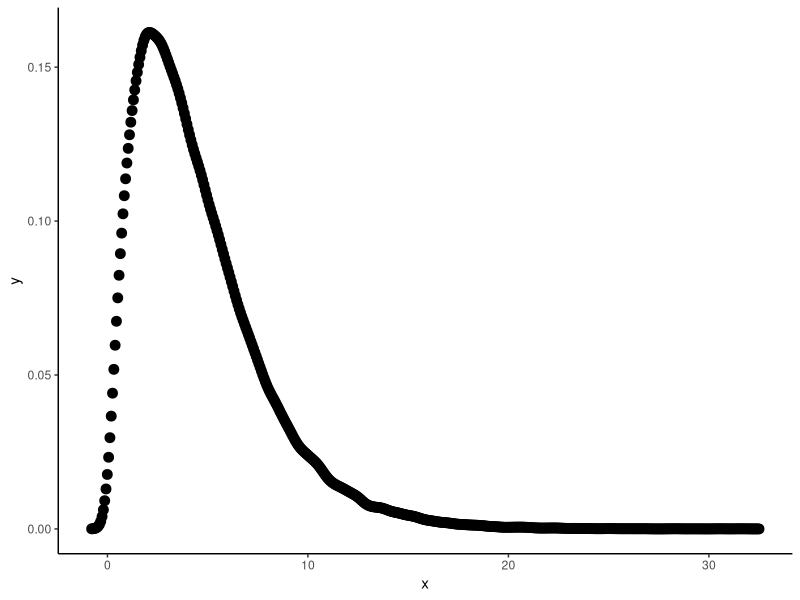
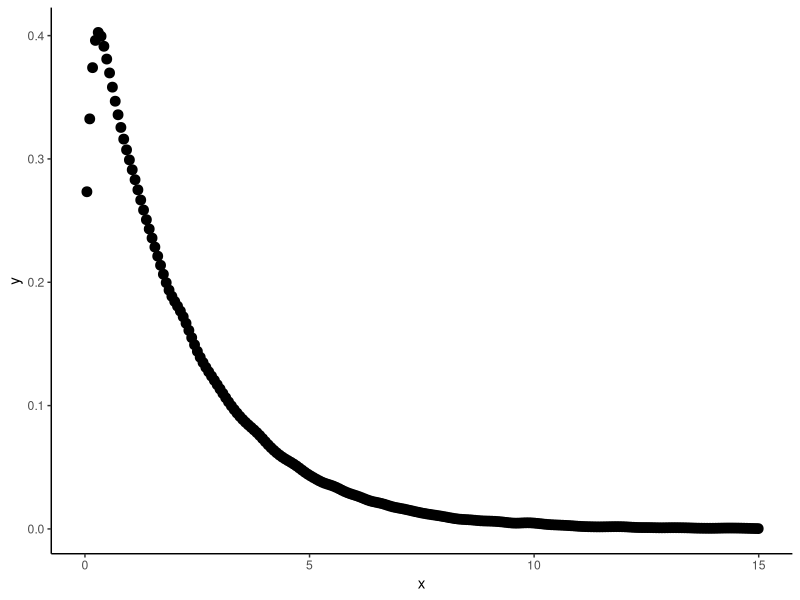
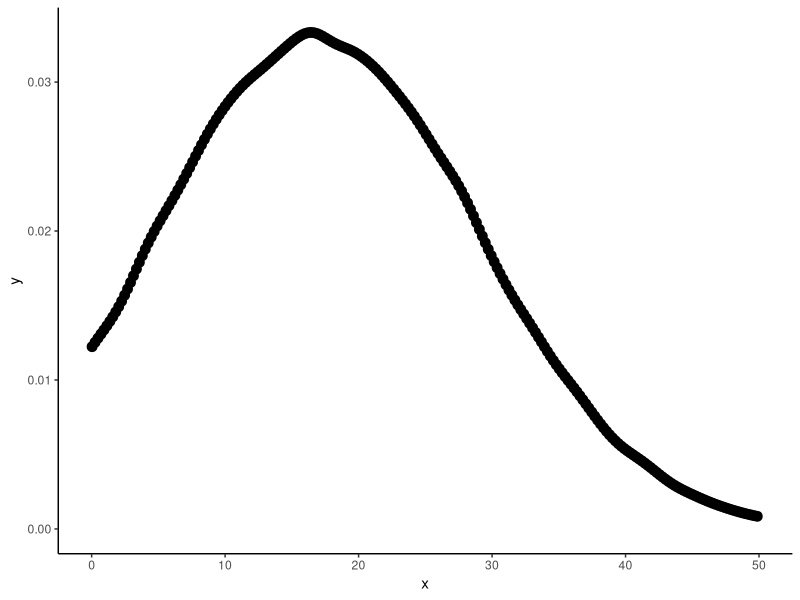

Here is the R script that generated these plots, in order:
#!/usr/bin/env Rscript

library(ggplot2)
library(MASS)

mean = 4.58
stdedev = 3.24

variance = stdedev*stdedev

# mean = alpha * beta
# variance = alpha * beta ^2

# m = a*b
# a = m/b

# v = a * b^2
# v = (m/b) * b^2
# v = m*b
# b = v/m

betha = variance/mean
alpha = (mean*mean) / variance

print(alpha)
print(betha)

# print("p")
# p = (1:9)/10
# p

# print("qg")
# qg = qgamma(p, shape = alpha, scale=betha)
# qg

# print("pg")
# pg = pgamma(qg, shape = alpha, scale = betha)
# pg

pdf(file=paste0("teste-incubation.pdf"), width=11)

x = rgamma(100000, shape=alpha, scale=betha)

den <- density(x)

dat <- data.frame(x = den$x, y = den$y)

# Plot density as points

ggplot(data = dat, aes(x = x, y = y)) + 
  geom_point(size = 3) +
  theme_classic()

# ------------------------------------------------------------------

pdf(file=paste0("teste-infection-exp.pdf"), width=11)

mean = 2.09

x = rexp(100000, rate=1/mean)

den <- density(x)

dat <- data.frame(x = den$x, y = den$y)

# Plot density as points

ggplot(data = dat, aes(x = x, y = y)) + 
  geom_point(size = 3) +
  xlim(0, 15)+
  theme_classic()

# ------------------------------------------------------------------

png(file=paste0("teste-school-dist.png"), width=1000)

x = rnorm(100000, 17, 12)

den <- density(x)

dat <- data.frame(x = den$x, y = den$y)

# Plot density as points

ggplot(data = dat, aes(x = x, y = y)) + 
  geom_point(size = 3) +
  xlim(0, 50)+
  theme_classic()
